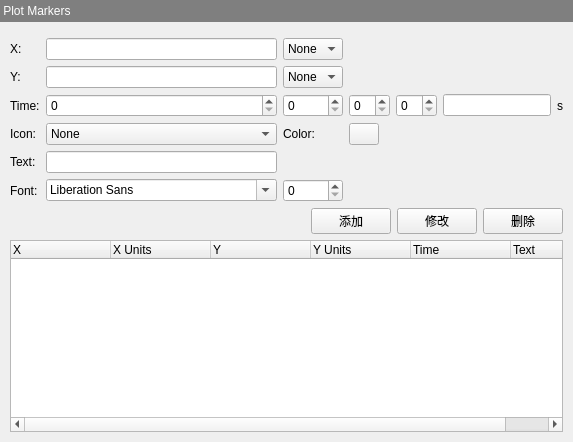
       <widget class="QWidget" name="page_8">
        <layout class="QVBoxLayout" name="verticalLayout_31">
         <property name="leftMargin">
          <number>0</number>
         </property>
         <property name="topMargin">
          <number>0</number>
         </property>
         <property name="rightMargin">
          <number>0</number>
         </property>
         <property name="bottomMargin">
          <number>0</number>
         </property>
         <item>
          <widget class="QLabel" name="label_70">
           <property name="minimumSize">
            <size>
             <width>0</width>
             <height>22</height>
            </size>
           </property>
           <property name="styleSheet">
            <string notr="true">color: rgb(255, 255, 255);
background-color: rgb(127, 127, 127);</string>
           </property>
           <property name="text">
            <string> Plot Markers</string>
           </property>
          </widget>
         </item>
         <item>
          <layout class="QVBoxLayout" name="verticalLayout_30" stretch="0,0,1">
           <property name="leftMargin">
            <number>10</number>
           </property>
           <property name="topMargin">
            <number>10</number>
           </property>
           <property name="rightMargin">
            <number>10</number>
           </property>
           <property name="bottomMargin">
            <number>10</number>
           </property>
           <item>
            <layout class="QGridLayout" name="gridLayout_31" columnstretch="0,0,0,0,0,0,0,0,0,0">
             <item row="3" column="1">
              <widget class="QComboBox" name="comboBoxMarkerIcon">
               <item>
                <property name="text">
                 <string>None</string>
                </property>
               </item>
               <item>
                <property name="text">
                 <string>O Circle</string>
                </property>
               </item>
               <item>
                <property name="text">
                 <string>X Cross</string>
                </property>
               </item>
               <item>
                <property name="text">
                 <string>+ Plus</string>
                </property>
               </item>
               <item>
                <property name="text">
                 <string>[]  Square</string>
                </property>
               </item>
               <item>
                <property name="text">
                 <string>&lt;&gt;  Diamond</string>
                </property>
               </item>
               <item>
                <property name="text">
                 <string>- Horizontal Line</string>
                </property>
               </item>
               <item>
                <property name="text">
                 <string>|  Vertical Line</string>
                </property>
               </item>
              </widget>
             </item>
             <item row="1" column="1">
              <widget class="QLineEdit" name="lineEditMarkerYValue"/>
             </item>
             <item row="2" column="3">
              <widget class="QSpinBox" name="spinBox"/>
             </item>
             <item row="2" column="4">
              <widget class="QSpinBox" name="spinBox_18"/>
             </item>
             <item row="2" column="2">
              <widget class="QSpinBox" name="spinBox_19"/>
             </item>
             <item row="2" column="1">
              <widget class="QSpinBox" name="spinBox_20"/>
             </item>
             <item row="4" column="0">
              <widget class="QLabel" name="label_78">
               <property name="text">
                <string>Text:</string>
               </property>
              </widget>
             </item>
             <item row="5" column="0">
              <widget class="QLabel" name="label_79">
               <property name="text">
                <string>Font:</string>
               </property>
              </widget>
             </item>
             <item row="0" column="0">
              <widget class="QLabel" name="label_74">
               <property name="text">
                <string>X:   </string>
               </property>
              </widget>
             </item>
             <item row="0" column="2">
              <widget class="QComboBox" name="comboBoxMarkerXUnit">
               <item>
                <property name="text">
                 <string>None</string>
                </property>
               </item>
              </widget>
             </item>
             <item row="1" column="0">
              <widget class="QLabel" name="label_75">
               <property name="text">
                <string>Y:   </string>
               </property>
              </widget>
             </item>
             <item row="1" column="2">
              <widget class="QComboBox" name="comboBoxMarkerYUnit">
               <item>
                <property name="text">
                 <string>None</string>
                </property>
               </item>
              </widget>
             </item>
             <item row="2" column="0">
              <widget class="QLabel" name="label_76">
               <property name="text">
                <string>Time:</string>
               </property>
              </widget>
             </item>
             <item row="0" column="1">
              <widget class="QLineEdit" name="lineEditMarkerXValue"/>
             </item>
             <item row="2" column="5" colspan="4">
              <widget class="QLineEdit" name="lineEdit_35"/>
             </item>
             <item row="2" column="9">
              <widget class="QLabel" name="label_80">
               <property name="text">
                <string>s</string>
               </property>
              </widget>
             </item>
             <item row="3" column="0">
              <widget class="QLabel" name="label_77">
               <property name="text">
                <string>Icon:</string>
               </property>
              </widget>
             </item>
             <item row="3" column="2">
              <widget class="QLabel" name="label_81">
               <property name="text">
                <string>Color:</string>
               </property>
              </widget>
             </item>
             <item row="3" column="3">
              <widget class="ColorButton" name="pushButtonMarkerColor">
               <property name="maximumSize">
                <size>
                 <width>30</width>
                 <height>30</height>
                </size>
               </property>
               <property name="text">
                <string/>
               </property>
              </widget>
             </item>
             <item row="4" column="1">
              <widget class="QLineEdit" name="lineEditMarkerText"/>
             </item>
             <item row="5" column="1">
              <widget class="QFontComboBox" name="fontComboBoxMarker"/>
             </item>
             <item row="5" column="2">
              <widget class="QSpinBox" name="spinBoxMarkerFontSize"/>
             </item>
            </layout>
           </item>
           <item>
            <layout class="QHBoxLayout" name="horizontalLayout_59">
             <item>
              <spacer name="horizontalSpacer_31">
               <property name="orientation">
                <enum>Qt::Horizontal</enum>
               </property>
               <property name="sizeHint" stdset="0">
                <size>
                 <width>40</width>
                 <height>20</height>
                </size>
               </property>
              </spacer>
             </item>
             <item>
              <widget class="QPushButton" name="pushButtonAddMarker">
               <property name="text">
                <string>添加</string>
               </property>
              </widget>
             </item>
             <item>
              <widget class="QPushButton" name="pushButtonModifyMarker">
               <property name="text">
                <string>修改</string>
               </property>
              </widget>
             </item>
             <item>
              <widget class="QPushButton" name="pushButtonDeleteMarker">
               <property name="text">
                <string>删除</string>
               </property>
              </widget>
             </item>
            </layout>
           </item>
           <item>
            <widget class="QTreeWidget" name="treeWidgetMarker">
             <column>
              <property name="text">
               <string>X</string>
              </property>
             </column>
             <column>
              <property name="text">
               <string>X Units</string>
              </property>
             </column>
             <column>
              <property name="text">
               <string>Y</string>
              </property>
             </column>
             <column>
              <property name="text">
               <string>Y Units</string>
              </property>
             </column>
             <column>
              <property name="text">
               <string>Time</string>
              </property>
             </column>
             <column>
              <property name="text">
               <string>Text</string>
              </property>
             </column>
             <column>
              <property name="text">
               <string/>
              </property>
             </column>
            </widget>
           </item>
          </layout>
         </item>
        </layout>
       </widget>
